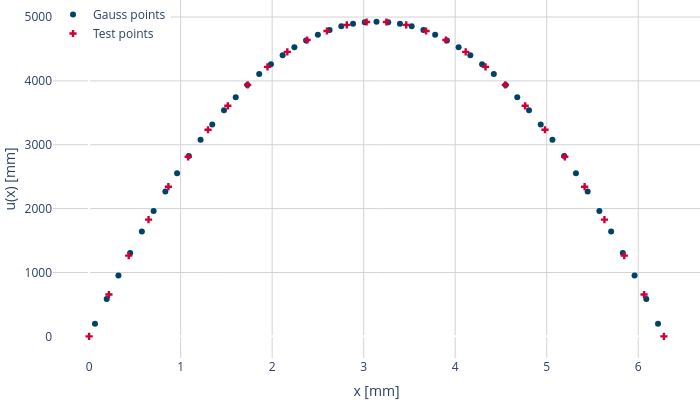

The notebook cell saved with this chart:
### Code cell
#| code-fold: true
x_dummy = jnp.array([0.], dtype=jnp.float32)
cell_id_all = jnp.arange(0, len(elements)) # all the elements
_, x_g, J = shape_functions_jit(x = x_dummy, 
                                cell_id = cell_id_all,
                                coordinates = nodes,
                                connectivity = elements,
                                flag_training = True)


def u_fn(x_scalar):
        u = model.apply(params, x_scalar)
        return u

u_g = jax.vmap(u_fn)(x_g)

# print(x_g)
# print(u_g)

x_test = jnp.linspace(0,6.28,30)
u_eval = jax.vmap(u_fn)(x_test)
# print(u_eval)

# plt.figure()
# plt.plot(x_g.data,u.data, '+',label='Gauss points')
# plt.plot(x_test.data,u_eval.data, 'o',label='Test points')
# plt.xlabel("x [mm]")
# plt.ylabel("u(x) [mm]")
# plt.legend()
# plt.show() 

fig = go.Figure()


fig.add_trace(go.Scatter(
    x=np.asarray(x_g[:,0]), 
    y=np.asarray(u_g),  # Convert JAX array to NumPy
    mode='markers', 
    marker=dict(symbol='circle'), 
    name='Gauss points', 
    line=dict(color='#01426a')
))

fig.add_trace(go.Scatter(
    x=np.asarray(x_test), 
    y=np.asarray(u_eval),  # Convert JAX array to NumPy
    mode='markers', 
    marker=dict(symbol='cross'), 
    name='Test points', 
    line=dict(color='#CE0037')
))

fig.update_layout(
    margin=dict(l=0, r=0, t=0, b=0),
    plot_bgcolor='rgba(0,0,0,0)',  # Remove background color
    width=700, 
    height=400,  
    xaxis=dict(title='x [mm]',
    showgrid=True,
    gridcolor='lightgray'),
    yaxis=dict(title='u(x) [mm]',
    showgrid=True,
    gridcolor='lightgray',),    
    legend=dict(x=0, y=1, traceorder="normal")
)

### Figure 1 — Plotly figure (JSON) as saved in the notebook; plotly's stock layout.template omitted (floating-point values rounded to 4 significant figures)
{"data": [{"line": {"color": "#01426a"}, "marker": {"symbol": "circle"}, "mode": "markers", "name": "Gauss points", "type": "scatter", "x": [0.06408, 0.1922, 0.3204, 0.4486, 0.5767, 0.7049, 0.8331, 0.9612, 1.089, 1.218, 1.346, 1.474, 1.602, 1.73, 1.858, 1.987, 2.115, 2.243, 2.371, 2.499, 2.627, 2.756, 2.884, 3.012, 3.14, 3.268, 3.396, 3.524, 3.653, 3.781, 3.909, 4.037, 4.165, 4.293, 4.422, 4.55, 4.678, 4.806, 4.934, 5.062, 5.191, 5.319, 5.447, 5.575, 5.703, 5.831, 5.96, 6.088, 6.216], "y": [197.1, 583.1, 952.7, 1306.0, 1643.0, 1963.0, 2267.0, 2554.0, 2825.0, 3080.0, 3318.0, 3540.0, 3745.0, 3934.0, 4106.0, 4262.0, 4402.0, 4525.0, 4632.0, 4722.0, 4796.0, 4854.0, 4895.0, 4920.0, 4928.0, 4920.0, 4895.0, 4854.0, 4796.0, 4722.0, 4632.0, 4525.0, 4402.0, 4262.0, 4106.0, 3934.0, 3745.0, 3540.0, 3318.0, 3080.0, 2825.0, 2554.0, 2267.0, 1963.0, 1643.0, 1306.0, 952.7, 583.1, 197.1]}, {"line": {"color": "#CE0037"}, "marker": {"symbol": "cross"}, "mode": "markers", "name": "Test points", "type": "scatter", "x": [0.0, 0.2166, 0.4331, 0.6497, 0.8662, 1.083, 1.299, 1.516, 1.732, 1.949, 2.166, 2.382, 2.599, 2.815, 3.032, 3.248, 3.465, 3.681, 3.898, 4.114, 4.331, 4.548, 4.764, 4.981, 5.197, 5.414, 5.63, 5.847, 6.063, 6.28], "y": [0.0, 654.8, 1264.0, 1828.0, 2343.0, 2812.0, 3235.0, 3610.0, 3937.0, 4219.0, 4454.0, 4641.0, 4782.0, 4877.0, 4922.0, 4922.0, 4877.0, 4782.0, 4641.0, 4454.0, 4219.0, 3937.0, 3610.0, 3235.0, 2812.0, 2343.0, 1828.0, 1264.0, 654.8, -0.001504]}], "layout": {"height": 400, "legend": {"traceorder": "normal", "x": 0, "y": 1}, "margin": {"b": 0, "l": 0, "r": 0, "t": 0}, "plot_bgcolor": "rgba(0,0,0,0)", "width": 700, "xaxis": {"gridcolor": "lightgray", "showgrid": true, "title": {"text": "x [mm]"}}, "yaxis": {"gridcolor": "lightgray", "showgrid": true, "title": {"text": "u(x) [mm]"}}}}
